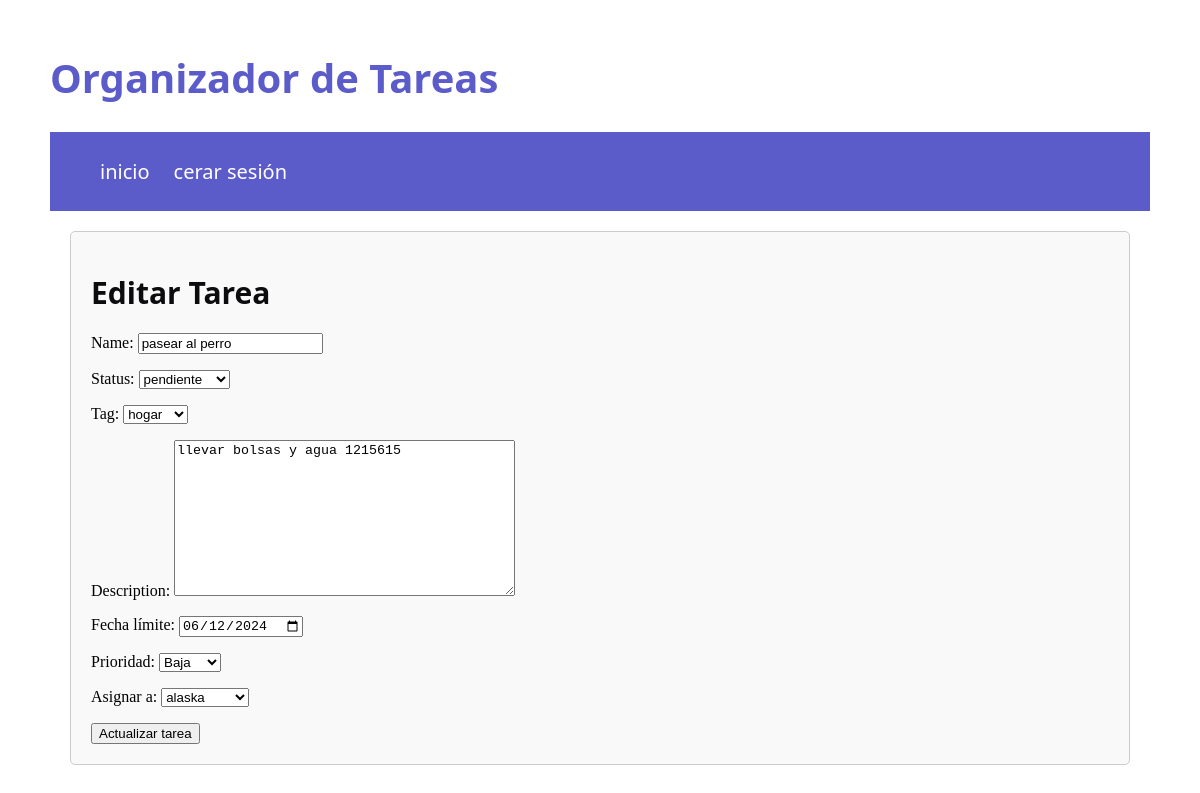
Page /task/task/3/ (signed in) on the committed database.
### task/models.py (models this page shows, shortened)
class Task(models.Model):
    name = models.CharField(max_length=150)
    expire_date = models.DateField(blank=False, null=False, default=now)
    description = models.TextField()
    status = models.ForeignKey(Status, on_delete=models.SET_NULL, null=True)
    user = models.ForeignKey(User, on_delete=models.CASCADE)
    tag = models.ForeignKey(Tag, on_delete=models.CASCADE)
    priority = models.ForeignKey(Priority, on_delete=models.CASCADE)

class Tag(models.Model):
    name = models.CharField(max_length=100)

class Status(models.Model):
    status = models.CharField(max_length=20)

class Priority(models.Model):
    priority = models.BooleanField(default=False)
    def __str__(self):
        return "Alta" if self.priority else "Baja"

### task/views.py (the view)
# urls.py: path('task/<int:task_id>/', edit_task, name='edit_task'),
@login_required
def edit_task(request, task_id):
    task = get_object_or_404(Task, id=task_id)
    if request.method == "POST":
        form = TaskModelForm(request.POST, instance=task)
        if form.is_valid():
            form.save()
            return redirect("task_edit_success")
    else:
        form = TaskModelForm(instance=task)
    return render(request, "task/edit_task.html", context={'form': form, 'task_id': task_id})

### task/forms.py
class TaskModelForm(forms.ModelForm):
    expire_date = forms.DateField(label="Fecha límite", widget=forms.DateInput(attrs={'type': 'date'}), initial=now().today())
    priority = forms.ModelChoiceField(queryset=Priority.objects.all(), label="Prioridad")
    user = forms.ModelChoiceField(queryset=User.objects.all(), label="Asignar a")
    class Meta:
        model = Task
        fields = ['name', 'status', 'tag', 'description', 'expire_date', 'priority', 'user']
    def __init__(self, *args, **kwargs):
        super(TaskModelForm, self).__init__(*args, **kwargs)
        self.fields["status"].choices = [(obj.id, obj.status) for obj in Status.objects.all()]
        self.fields["tag"].choices = [(obj.id, obj.name) for obj in Tag.objects.all()]

### account/models.py (called while the page is built)
    def __str__(self):
        return self.username

### templates/task/edit_task.html (shortened to what this page needs)
{% extends 'base.html' %}
{% load static %}
{% block content %}
<div class="form-container">
    <h1 class="acc-title">Editar Tarea</h1>
    <form method="post">
        {{ form.as_p }}
        <button type="submit">Actualizar tarea</button>
    </form>
</div>
{% endblock %}

### static/css/main.css (style rules this page uses)
.cuerpo { margin: 50px; }
.acc-title { font-family: 'Segoe UI', Tahoma, Geneva, Verdana, sans-serif; font-size: 30px; color: #0c0c0f; }
.form-container { margin: 20px; padding: 20px; border: 1px solid #ccc; border-radius: 5px; background-color: #f9f9f9; }

### rows in the picture
Task: name "pasear al perro", tag "hogar", description "llevar bolsas y agua 1215615", expire_date "06/12/2024", user "alaska"
Status: status "pendiente"
Priority: priority "Baja"
